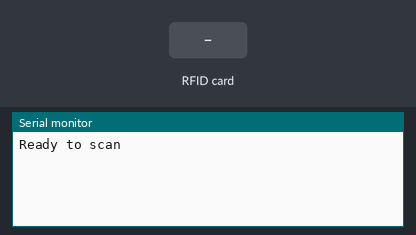
Simulated run of this sketch. Board: Arduino Uno, built with avr-gcc and run on an emulated ATmega328P. On the bench: the last lines printed to the serial monitor. The inputs (shaded band) are chosen by the test bench.

Above: at 1.2 s.
1.3 s: RFID card 04 2C 77 EA 3D 75 80 held to the reader
At 2.4 s:
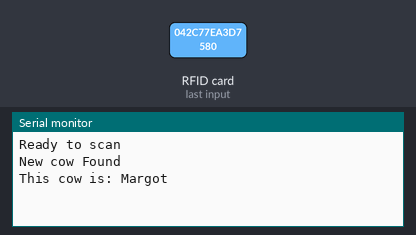
2.8 s: RFID card 04 2E 44 BA F6 72 80 held to the reader
At 3.3 s:
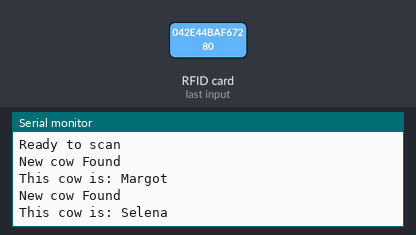
4.3 s: RFID card 04 45 3D AA 97 6B 80 held to the reader
At 4.6 s:
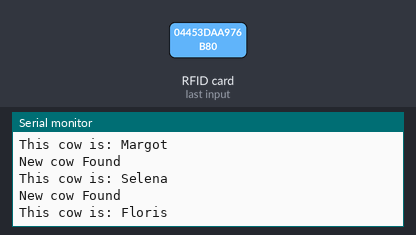
5.8 s: RFID card 5E 7A 19 C4 held to the reader
At 7.1 s:
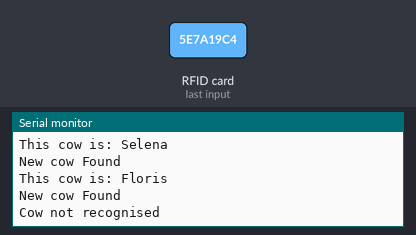

Measured:
- after the input at 1.3 s, the serial monitor: prints a new line at once (image 1)
- after the input at 2.8 s, the serial monitor: prints a new line at once (image 2)
- after the input at 4.3 s, the serial monitor: prints a new line at once (image 3)
- after the input at 5.8 s, the serial monitor: prints a new line at once (image 4)

The sketch:

RFID_Cows_Final.ino
```cpp
//add libraries
#include <SPI.h> //library used to communicate with SPI devices, like the RFID scanner
//#include <MFRC522.h> //library used to work specifically with RFID readers

#include <PN532_SPI.h>
#include <PN532.h>
#include <NfcAdapter.h>


//#define RST_PIN 9  //pin where RST > RFID is connected
//#define SS_PIN 10  //pin where SPI SS > RFID is connected

//MFRC522 mfrc522(SS_PIN, RST_PIN);  // Create MFRC522 instance using the necessary pins
//byte accesUID2[7] = { 0x04, 0x27, 0x17, 0xE2, 0x3D, 0x75, 0x80 }; //create array consisting of bytes, with a starting value (each starting with 0x signifying them as individual bytes)
PN532_SPI pn532spi(SPI, 10);   // SS pin
NfcAdapter nfc = NfcAdapter(pn532spi);
bool cardCorrect = false; //create a bool variable showing if the card is the correct one or not
String validUID = "04 2C 77 EA 3D 75 80";
struct Card {
    const char* uid;
    const char* name;
};

Card ID[] = {
    {"04 2C 77 EA 3D 75 80", "Margot"},
    {"04 2E 44 BA F6 72 80", "Selena"},
    {"04 45 3D AA 97 6B 80", "Floris"}
};

const int NUM_CARDS = sizeof(ID) / sizeof(ID[0]);

String getNameFromUID(String uid)
{
    for (int i = 0; i < NUM_CARDS; i++) {
        if (uid == ID[i].uid) {
            return ID[i].name;
        }
    }

    return "";
}

void setup() {
  Serial.begin(115200);  // Initialize serial communications with the PC
  /*SPI.begin();                        // Initiate SPI bus
  mfrc522.PCD_Init();                 // Initiate MFRC522
  delay(4);                           // Optional delay during startup
  mfrc522.PCD_DumpVersionToSerial(); */ // Dumps some info on the PCD and MFRC522 Card Reader, like version
  nfc.begin();
  Serial.println(F("Ready to scan")); //additional feedback to show if setup was succesfull
}

void loop() {

if (!nfc.tagPresent())
    {
        return;
    }

    Serial.println("New cow Found"); //if a new card is presented, it gives feedback

    NfcTag tag = nfc.read();

    String tagUid = tag.getUidString(); //Get UID from the card read

    /*Serial.print("UID: "); //Print UID for reference (during coding)
    Serial.println(tagUid);*/

    String owner = getNameFromUID(tagUid);

    if (owner != "") {
        Serial.println("This cow is: " + owner);
    }
    else {
        Serial.println("Cow not recognised");
    }

    /*Serial.print("cardCorrect = ");
    Serial.println(cardCorrect);*/

    delay(1000);

}
```
